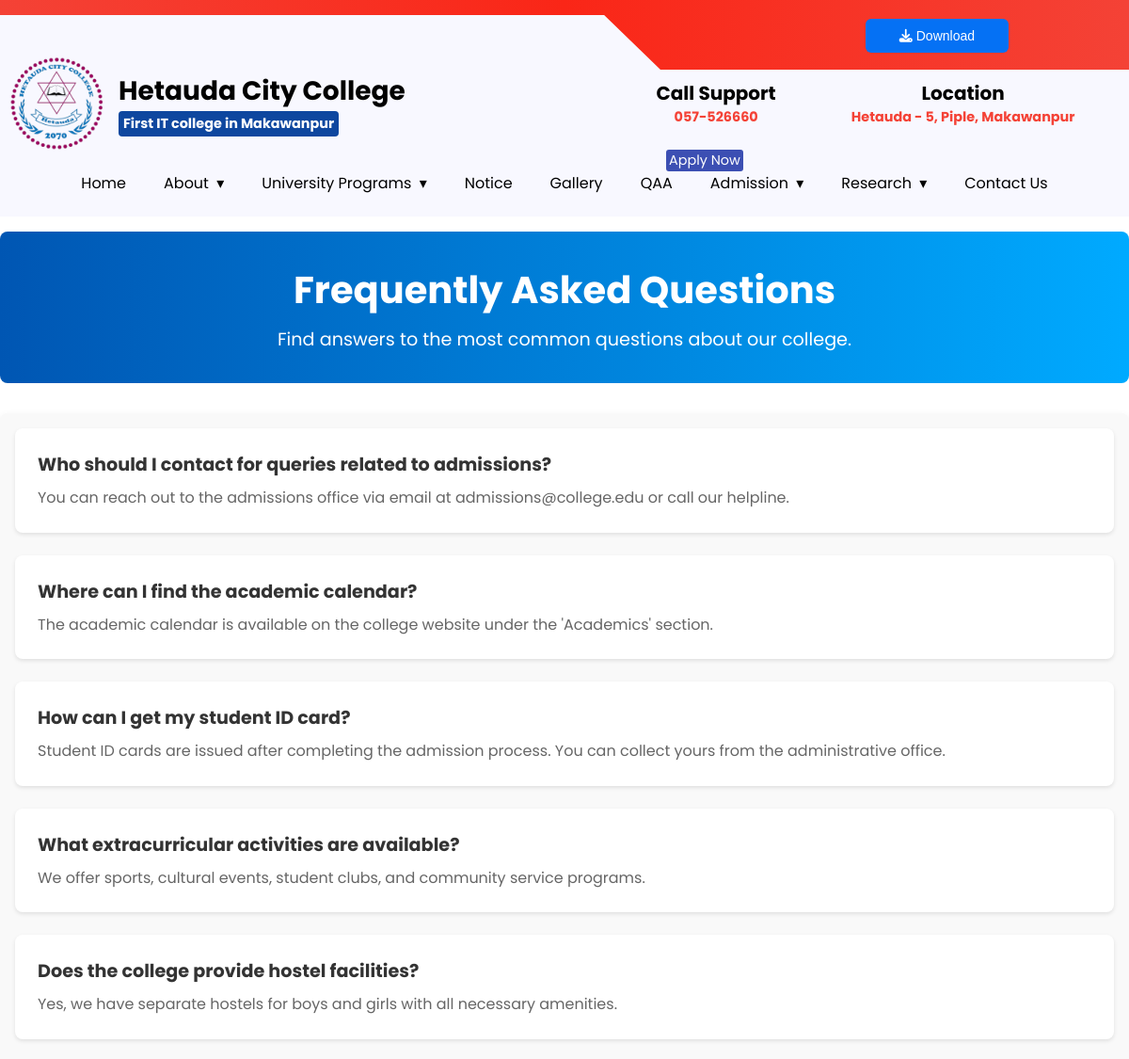
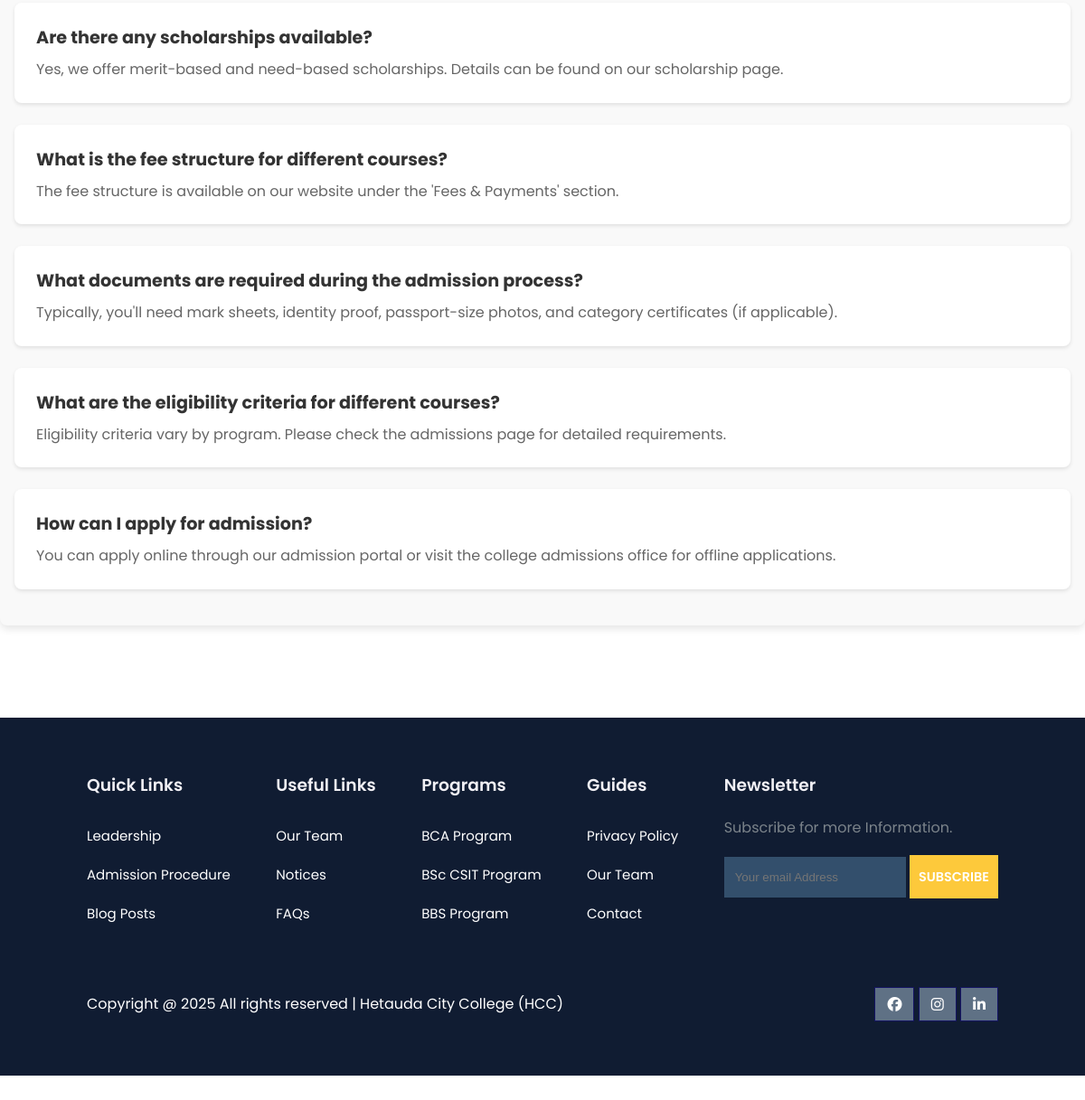
The app's page /faqs with its own data (2 pictures, top to bottom).
### collegeapp/models.py (models this page shows, shortened)
class FAQ(models.Model):
    question = models.CharField(max_length=255)
    answer = models.TextField()

### collegeapp/views.py (the view)
# urls.py: path('faqs', views.faq, name='faq'),
def faq(request):
    datas = FAQ.objects.all()[::-1]
    context = {"datas": datas}
    return render(request, 'collegeapp/FAQ.html', context)

### collegeapp/templates/collegeapp/FAQ.html
{% extends "collegeapp/base.html" %}
{% load static %}
{% block subcss %}
<link rel="stylesheet" href="{% static 'css/faq.css' %}">
{% endblock subcss %}
{% block content %}
<section id="faq-header">
    <h2>Frequently Asked Questions</h2>
    <p>Find answers to the most common questions about our college.</p>
</section>
<div class="faq-container">
    {% for item in datas %}
    <div class="faq-item">
        <h3 class="question">{{item.question}}</h3>
        <p class="answer">{{item.answer}}
        </p>
    </div>
    {% endfor %}
</div>
{% endblock content %}

### collegeapp/templates/collegeapp/base.html (shortened to what this page needs)
{% load static %}
<!DOCTYPE html>
<html>
    <head>
        <head>
            <link rel="stylesheet" href="https://cdnjs.cloudflare.com/ajax/libs/font-awesome/6.1.1/css/all.min.css" />
            <link rel="stylesheet" href="{% static 'css/style.css' %} ">
            {% block subcss %}
            {% endblock subcss %}
        </head>
    </head>
    <body>
    {% include "collegeapp/navigation.html" %}
     {% block content %}
     {% endblock content %}
     {% include "collegeapp/footer.html" %}
    </body>
</html>

### collegeapp/templates/collegeapp/navigation.html (shortened to what this page needs)
{% load static %}
<!DOCTYPE html>
<html lang="en">
<head>
    <link rel="stylesheet" href="{% static 'css/navigation.css' %}">
</head>
<body>
    <div class="upper-container">
        <div class="clipdesign animate-gradient">
            <div class="buttoncontainerupper">
                <a href="{% url 'downloads' %}">
                    <button class="button-22" role="button">
                        <i class="fa-solid fa-download"></i> Download
                    </button>
                </a>
            </div>
        </div>
        <div class="upperdetailswrapper">
            <div class="upperlogocontainer">
                <img class="rubber-stamp" src="{% static 'images/logo.png' %}" class="logo" alt="Logo"
                    style="height: 100px; width: 100px;">
                <div class="nameandslogan">
                    <p>Hetauda City College</p>
                    <span>First IT college in Makawanpur</span>
                </div>
            </div>
            <div class="info-container">
                <div class="contact-details">
                    <h3 class="text">Call Support</h3>
                    <p><span>057-526660</span></p>
                </div>
                <div class="location-details">
                    <h3 class="text">Location</h3>
                    <p><span>Hetauda - 5, Piple, Makawanpur</span></p>
                </div>
            </div>
        </div>
    </div>
    <section class="navigation">
        <div class="nav-container">
            <nav>
                <ul class="nav-list">
                    <li><a href="/">Home</a></li>
                    <li><a href="#">About</a>
                    </li>
                    <li><a href="#">University Programs</a>
                    </li>
                    <li><a href="{% url 'notice' %}">Notice</a></li>
                    <li><a href="{% url 'gallary' %}">Gallery</a></li>
                    <li><a href="#">QAA</a></li>
                    <a href="{% url 'applyonline' %}">
                        <span class="popping-span">Apply Now</span>
                    </a>
                    <li><a href="#">Admission</a>
                    </li>
                    <li><a href="#">Research</a>
                    </li>
                    <li><a href="{% url 'contact' %}">Contact Us</a></li>
                </ul>
            </nav>
        </div>
    </section>
</body>
</html>

### collegeapp/templates/collegeapp/footer.html (shortened to what this page needs)
<footer>
    <div class="footer-col">
        <h3>Quick Links</h3>
        <li><a href="{% url 'leadership' %}">Leadership</a></li>
        <li><a href="{% url 'admission_procedure' %}">Admission Procedure</a></li>
        <li><a href="{% url 'blogs' %}">Blog Posts</a></li>
    </div>
    <div class="footer-col">
        <h3>Useful Links</h3>
        <li><a href="{% url 'ourteam' %}">Our Team</a></li>
        <li><a href="{% url 'notice' %}">Notices</a></li>
        <li><a href="{% url 'faq' %}">FAQs</a></li>
    </div>
    <div class="footer-col">
        <h3>Programs</h3>
        <li><a href="{% url 'bca_program' %}">BCA Program</a></li>
        <li><a href="{% url 'bsc_csit_program' %}">BSc CSIT Program</a></li>
        <li><a href="{% url 'bbs_program' %}">BBS Program</a></li>
    </div>
    <div class="footer-col">
        <h3>Guides</h3>
        <li><a href="{% url 'privacypolicy' %}">Privacy Policy</a></li>
        <li><a href="{% url 'leadership' %}">Our Team</a></li>
        <li><a href="{% url 'contact' %}">Contact</a></li>
    </div>
    <div class="footer-col">
        <h3>Newsletter</h3>
        <p>Subscribe for more Information.</p>
        <div class="subscribe">
            <input type="email" placeholder="Your email Address" id="footer-email">
            <a href="#" class="yellow" id="subscribe-btn">SUBSCRIBE</a>
        </div>
    </div>
    <div class="copyright">
        <p>
            Copyright @ <script>document.write(new Date().getFullYear());</script> All rights reserved | Hetauda City College<a href="/"> (HCC)</a>
        </p>
        <div class="pro-links">
            <a href="https://www.facebook.com/hetaudacitycollege.edu.np" target="_blank"><i class="fab fa-facebook"></i></a>
            <a href="https://www.instagram.com/hetauda_city_college/" target="_blank"><i class="fab fa-instagram"></i></a>
            <a href="https://linkedin.com" target="_blank"><i class="fab fa-linkedin-in"></i></a>
        </div>
    </div>
</footer>

### collegeapp/static/css/style.css (style rules this page uses)
* { margin: 0; padding: 0; box-sizing: border-box; }
body { font-family: 'Poppins', sans-serif; padding-top: 70px; }
span { font-size: .9rem; }
.pro-links { margin-top: 10px; }
.pro-links i { padding: 10px 13px; border: 1px solid rgb(21, 21, 100); cursor: pointer; transition: 0.3s ease; }
footer { padding: 5vw 8vw; background-color: #101c32; display: flex; justify-content: space-between; align-items: flex-start; flex-wrap: wrap; }
footer .footer-col { padding-bottom: 40px; }
footer h3 { color: rgb(241, 240, 245); font-weight: 600; padding-bottom: 20px; }
footer li { list-style: none; color: #7b838a; padding: 10px 0; font-size: 15px; cursor: pointer; transition: 0.3s ease; }
footer a { text-decoration: none; color: #fff; }
footer p { color: #7b838a; }
footer .subscribe { margin-top: 20px; }
footer input { padding: 15px 12px; background: #334F6C; border: none; outline: none; color: #fff; }
footer .subscribe a { text-decoration: none; font-size: 0.9rem; padding: 14px 10px; background-color: #fff; font-weight: 600; }
footer .subscribe a.yellow { color: #fff; background: #fdc93b; transition: 0.3s ease; }
footer .copyright { margin-top: 20px; width: 100%; display: flex; justify-content: space-between; align-items: center; flex-wrap: wrap; }
footer .copyright p, footer .copyright p>a { color: #fff; text-decoration: none; }
footer .copyright .pro-links { margin-top: 0px; }
footer .copyright .pro-links i { background-color: #5f7185; color: #fff; }
a { text-decoration: none; }

### collegeapp/static/css/FAQ.css (style rules this page uses)
#faq-header { text-align: center; padding: 2rem 1rem; background: linear-gradient(to right, #0056b3, #00aaff); color: white; border-radius: 8px; margin: 1rem auto; max-width: 1200px; }
#faq-header h2 { font-size: 2.5rem; margin-bottom: 0.5rem; }
#faq-header p { font-size: 1.2rem; margin-top: 0; }
.faq-container { max-width: 1200px; margin: 2rem auto; padding: 1rem; background-color: #f9f9f9; border-radius: 8px; box-shadow: 0 4px 8px rgba(0, 0, 0, 0.1); }
.faq-item { margin-bottom: 1.5rem; padding: 1.5rem; border-radius: 8px; background: #fff; box-shadow: 0 2px 4px rgba(0, 0, 0, 0.1); transition: transform 0.2s, box-shadow 0.2s; }
.question { font-size: 1.2rem; font-weight: bold; color: #333; text-wrap: wrap; margin-bottom: 0.5rem; }
.answer { font-size: 1rem; color: #666; margin: 0; line-height: 1.6; }

### records on screen
FAQ: question "Who should I contact for queries related to admissions?", answer "You can reach out to the admissions office via email at admissions@college.edu or call our helpline."
FAQ: question "Where can I find the academic calendar?", answer "The academic calendar is available on the college website under the 'Academics' section."
FAQ: question "How can I get my student ID card?", answer "Student ID cards are issued after completing the admission process. You can collect yours from the administrative office."
FAQ: question "What extracurricular activities are available?", answer "We offer sports, cultural events, student clubs, and community service programs."
FAQ: question "Does the college provide hostel facilities?", answer "Yes, we have separate hostels for boys and girls with all necessary amenities."
FAQ: question "Are there any scholarships available?", answer "Yes, we offer merit-based and need-based scholarships. Details can be found on our scholarship page."
FAQ: question "What is the fee structure for different courses?", answer "The fee structure is available on our website under the 'Fees & Payments' section."
FAQ: question "What documents are required during the admission process?", answer "Typically, you'll need mark sheets, identity proof, passport-size photos, and category certificates (if applicable)."
FAQ: question "What are the eligibility criteria for different courses?", answer "Eligibility criteria vary by program. Please check the admissions page for detailed requirements."
FAQ: question "How can I apply for admission?", answer "You can apply online through our admission portal or visit the college admissions office for offline applications."
